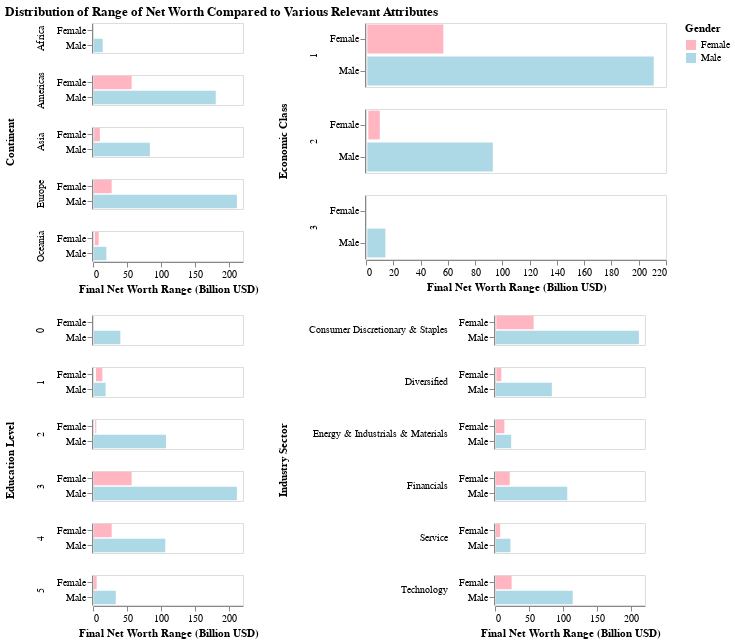

Notebook cell for this chart:
### Code cell
task_7_plot = (task7_continent | task_7_economic_class) & \
              (task_7_education | task_7_industry_sector)
task_7_plot = task_7_plot.properties(
    title="Distribution of Range of Net Worth Compared to Various Relevant Attributes",
)
task_7_plot

### Figure 1 — Vega-Lite specification as saved in the notebook (floating-point values rounded to 4 significant figures; data arrays with more than 128 entries replaced by an {"elided": "..."} marker saying what was removed)
{"config": {"view": {"continuousWidth": 300, "continuousHeight": 300}}, "vconcat": [{"hconcat": [{"mark": {"type": "bar"}, "encoding": {"color": {"field": "gender", "scale": {"domain": ["Female", "Male"], "range": ["lightpink", "lightblue"]}, "title": "Gender", "type": "nominal"}, "row": {"field": "continent", "title": "Continent", "type": "nominal"}, "x": {"aggregate": "min", "axis": {"grid": false}, "field": "finalWorth", "title": "Final Net Worth Range (Billion USD)", "type": "quantitative"}, "x2": {"aggregate": "max", "field": "finalWorth"}, "y": {"field": "gender", "title": "", "type": "nominal"}}, "height": 30, "width": 150}, {"mark": {"type": "bar"}, "encoding": {"color": {"field": "gender", "scale": {"domain": ["Female", "Male"], "range": ["lightpink", "lightblue"]}, "title": "Gender", "type": "nominal"}, "row": {"field": "economic_class", "title": "Economic Class", "type": "nominal"}, "x": {"aggregate": "min", "axis": {"grid": false}, "field": "finalWorth", "title": "Final Net Worth Range (Billion USD)", "type": "quantitative"}, "x2": {"aggregate": "max", "field": "finalWorth"}, "y": {"field": "gender", "title": "", "type": "nominal"}}, "height": 64, "width": 300}]}, {"hconcat": [{"mark": {"type": "bar"}, "encoding": {"color": {"field": "gender", "scale": {"domain": ["Female", "Male"], "range": ["lightpink", "lightblue"]}, "title": "Gender", "type": "nominal"}, "row": {"field": "education", "title": "Education Level", "type": "nominal"}, "x": {"aggregate": "min", "axis": {"grid": false}, "field": "finalWorth", "title": "Final Net Worth Range (Billion USD)", "type": "quantitative"}, "x2": {"aggregate": "max", "field": "finalWorth"}, "y": {"field": "gender", "title": "", "type": "nominal"}}, "height": 30, "width": 150}, {"mark": {"type": "bar"}, "encoding": {"color": {"field": "gender", "scale": {"domain": ["Female", "Male"], "range": ["lightpink", "lightblue"]}, "title": "Gender", "type": "nominal"}, "row": {"field": "industry_sector", "header": {"labelAlign": "left", "labelAngle": 0}, "title": "Industry Sector", "type": "nominal"}, "x": {"aggregate": "min", "axis": {"grid": false}, "field": "finalWorth", "title": "Final Net Worth Range (Billion USD)", "type": "quantitative"}, "x2": {"aggregate": "max", "field": "finalWorth"}, "y": {"field": "gender", "title": "", "type": "nominal"}}, "height": 30, "width": 150}]}], "data": {"name": "data-b9d7ffe21962f3ddd1ed9b1da41bec9d"}, "title": "Distribution of Range of Net Worth Compared to Various Relevant Attributes", "$schema": "https://vega.github.io/schema/vega-lite/v5.14.1.json", "datasets": {"data-b9d7ffe21962f3ddd1ed9b1da41bec9d": {"elided": "1112 records"}}}
